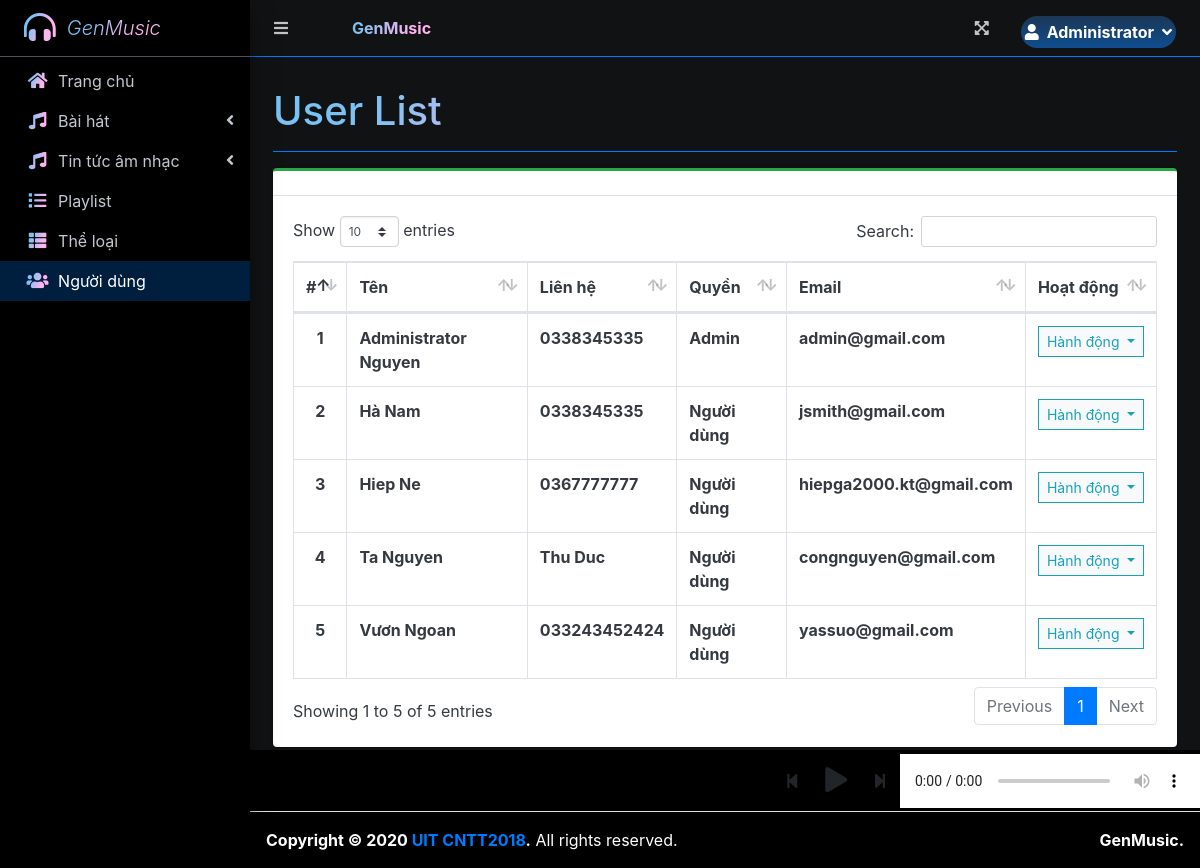
The page /index.php?page=user_list (signed in) on the database as committed earlier.
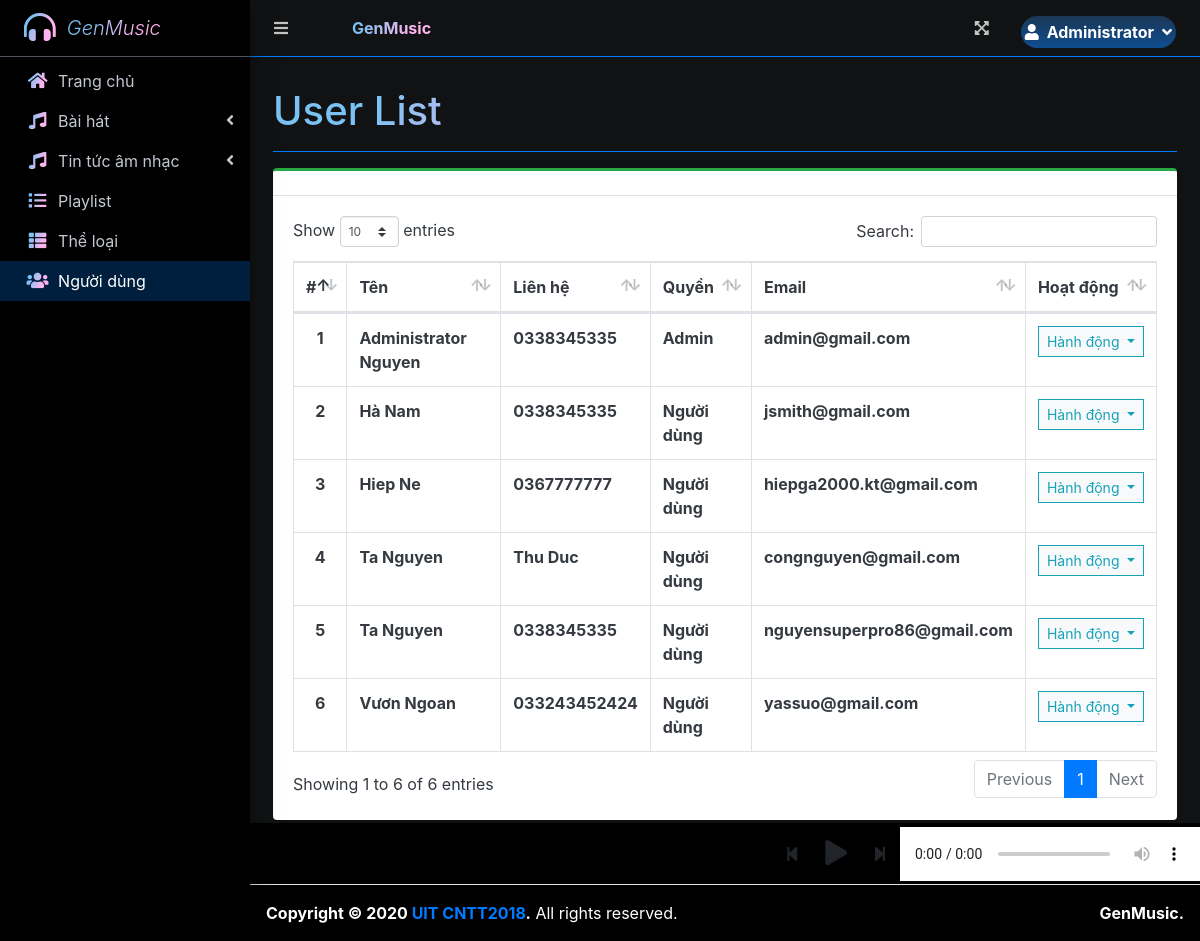
The same page on the database as committed later.
### tables this page shows
CREATE TABLE `users` (
  `id` int(30) NOT NULL,
  `firstname` varchar(200) NOT NULL,
  `lastname` varchar(200) NOT NULL,
  `gender` varchar(50) NOT NULL,
  `contact` varchar(50) NOT NULL,
  `address` text NOT NULL,
  `email` varchar(200) NOT NULL,
  `password` text NOT NULL,
  `type` int(1) NOT NULL DEFAULT 2,
  `profile_pic` text NOT NULL,
  `date_created` datetime NOT NULL DEFAULT current_timestamp(),
  `reset_token` text DEFAULT NULL
);

### user_list.php (the view, shortened to what this page needs)
<?php include'db_connect.php' ?>
<div class="col-lg-12">
	<div class="card card-outline card-success">
		<div class="card-header">
		</div>
		<div class="card-body">
			<table class="table tabe-hover table-bordered" id="list">
				<thead>
					<tr>
						<th class="text-center">#</th>
						<th>Tên</th>
						<th>Liên hệ</th>
						<th>Quyền</th>
						<th>Email</th>
						<th>Hoạt động</th>
					</tr>
				</thead>
				<tbody>
					<?php
					$i = 1;
					$type = array('',"Admin","Người dùng");
					$qry = $conn->query("SELECT *,concat(firstname,' ',lastname) as name FROM users order by concat(firstname,' ',lastname) asc");
					while($row= $qry->fetch_assoc()):
					?>
					<tr>
						<th class="text-center"><?php echo $i++ ?></th>
						<td><b><?php echo ucwords($row['name']) ?></b></td>
						<td><b><?php echo $row['contact'] ?></b></td>
						<td><b><?php echo $type[$row['type']] ?></b></td>
						<td><b><?php echo $row['email'] ?></b></td>
						<td class="text-center">
							<button type="button" class="btn btn-default btn-sm btn-flat border-info wave-effect text-info dropdown-toggle" data-toggle="dropdown" aria-expanded="true">
		                      Hành động
		                    </button>
						</td>
					</tr>
				<?php endwhile; ?>
				</tbody>
			</table>
		</div>
	</div>
</div>

### index.php (shortened to what this page needs)
<!DOCTYPE html>
<html lang="en">
<?php
	include 'header.php'
?>
<body class="hold-transition sidebar-mini layout-fixed layout-navbar-fixed layout-footer-fixed">
<div class="wrapper">
  <?php include 'topbar.php' ?>
  <?php include 'sidebar.php' ?>
  <div class="content-wrapper  bg-dark">
    <div class="content-header">
    </div>
    <section class="content">
      <?php $page = isset($_GET['page']) ? $_GET['page']:'home' ?>
      <div class="container-fluid text-dark viewer-panel" style="margin-bottom: 4rem">
         <div class="container-fluid">
        <div class="row mb-2">
          <div class="col-sm-6">
            <?php
            $title = isset($_GET['page']) ? ucwords(str_replace("_", ' ', $_GET['page'])) : "Home";
             ?>
            <h1 class="m-0 text-gradient-primary"><?php echo $title ?></h1>
          </div>
        </div>
            <hr class="border-primary">
      </div>
         <?php
            if(!file_exists($page.".php")){
                include '404.html';
            }else{
            include $page.'.php';
            }
          ?>
      </div>
      <div id="audio-player" class="d-flex w-100 justify-content-end align-items-center bg-dark py-1 position-absoulute">
            <button class="btn prev-player audio-control-btn" onclick="_prev($(this))" data-type="play"><i class="fa fa-step-backward"></i></button>
            <button class="btn p-player audio-control-btn" onclick="_player($(this))" data-queue="0" data-type="play" style="font-size: 25px"><i class="fa fa-play"></i></button>
            <button class="btn next-player audio-control-btn" onclick="_next(-1,1)" data-type="play"><i class="fa fa-step-forward"></i></button>
            <audio controls class="bg-black" ended="nextAudioNode.play();" id="mplayer">
            </audio>
        </div>
    </section>
</div>
  <footer class="main-footer bg-black">
    <strong>Copyright &copy; 2020 <a href="#">UIT CNTT2018</a>.</strong>
    All rights reserved.
    <div class="float-right d-none d-sm-inline-block">
      <b>GenMusic.</b>
    </div>
  </footer>
</div>
</body>
</html>

### header.php (shortened to what this page needs)
<head>
  <link rel="stylesheet" href="assets/plugins/fontawesome-free/css/all.min.css">
  <link rel="stylesheet" href="assets/plugins/overlayScrollbars/css/OverlayScrollbars.min.css">
  <link rel="stylesheet" href="assets/plugins/datatables-bs4/css/dataTables.bootstrap4.min.css">
  <link rel="stylesheet" href="assets/plugins/datatables-responsive/css/responsive.bootstrap4.min.css">
  <link rel="stylesheet" href="assets/plugins/datatables-buttons/css/buttons.bootstrap4.min.css">
  <link rel="stylesheet" href="assets/plugins/select2/css/select2.min.css">
  <link rel="stylesheet" href="assets/plugins/select2-bootstrap4-theme/select2-bootstrap4.min.css">
  <link rel="stylesheet" href="assets/plugins/sweetalert2-theme-bootstrap-4/bootstrap-4.min.css">
  <link rel="stylesheet" href="assets/plugins/toastr/toastr.min.css">
  <link rel="stylesheet" href="assets/plugins/dropzone/min/dropzone.min.css">
  <link rel="stylesheet" href="assets/dist/css/jquery.datetimepicker.min.css">
  <link rel="stylesheet" href="assets/plugins/icheck-bootstrap/icheck-bootstrap.min.css">
  <link rel="stylesheet" href="assets/plugins/ekko-lightbox/ekko-lightbox.css">
  <link rel="stylesheet" href="assets/plugins/bootstrap4-toggle/css/bootstrap4-toggle.min.css">
  <link rel="stylesheet" href="assets/dist/css/images-grid.css">
  <link rel="stylesheet" href="assets/dist/css/adminlte.min.css">
  <link rel="stylesheet" href="assets/dist/css/styles.css">
  <link rel="stylesheet" href="assets/plugins/summernote/summernote-bs4.min.css">
</head>

### topbar.php (shortened to what this page needs)
<nav class="main-header navbar navbar-expand navbar-primary navbar-dark bg-dark border-primary">
  <ul class="navbar-nav">
    <?php if(isset($_SESSION['login_id'])): ?>
    <li class="nav-item">
      <a class="nav-link" data-widget="pushmenu" href="" role="button"><i class="fas fa-bars"></i></a>
    </li>
  <?php endif; ?>
    <li  class="nav-link">
    </li>
    <li>
      <a class="nav-link text-gradient-primary"  href="./" role="button"> <large><b>GenMusic</b></large></a>
    </li>
  </ul>
  <ul class="navbar-nav ml-auto">
    <li class="nav-item">
      <a class="nav-link" data-widget="fullscreen" href="#" role="button">
        <i class="fas fa-expand-arrows-alt"></i>
      </a>
    </li>
    <li class="nav-item dropdown">
          <a class="nav-link"  data-toggle="dropdown" aria-expanded="true" href="javascript:void(0)">
            <span>
              <div class="d-flex badge-pill align-items-center bg-gradient-primary p-1" style="background: #337cca47 linear-gradient(180deg,#268fff17,#007bff66) repeat-x!important;bprder:50px">
                <?php if(isset($_SESSION['login_profile_pic']) && !empty($_SESSION['login_profile_pic'])): ?>
                  <div class="rounded-circle mr-1" style="width: 25px;height: 25px;top:-5px;left: -40px">
                    <img src="assets/uploads/<?php echo $_SESSION['login_profile_pic'] ?>" class="image-fluid image-thumbnail rounded-circle" alt="" style="max-width: calc(100%);height: calc(100%);">
                  </div>
                <?php else: ?>
                <span class="fa fa-user mr-2" ></span>
                <?php endif; ?>
                <span ><b><?php echo ucwords($_SESSION['login_firstname']) ?></b></span>
                <span class="fa fa-angle-down ml-2"></span>
              </div>
            </span>
          </a>
        </li>
  </ul>
</nav>

### sidebar.php (shortened to what this page needs)
<aside class="main-sidebar sidebar-dark-navy bg-black elevation-4">
  <div class="dropdown">
 	<a href="javascript:void(0)" class="brand-link bg-black" data-toggle="dropdown" aria-expanded="true">
      <span class="brand-image img-circle elevation-3 d-flex justify-content-center align-items-center text-white font-weight-500" style="width: 38px;height:50px;font-size: 2rem"><b><i class="fa fa-headphones-alt text-gradient-primary"></i></b></span>
      <span class="brand-text font-weight-light  text-gradient-primary"><i>GenMusic</i></span>
    </a>
  </div>
  <div class="sidebar">
    <nav class="mt-2">
      <ul class="nav nav-pills nav-sidebar flex-column nav-flat" data-widget="treeview" role="menu" data-accordion="false">
        <li class="nav-item dropdown">
          <a href="./index.php?page=home" class="nav-link nav-home">
            <i class="nav-icon fas fa-home text-gradient-primary"></i>
            <p>
              Trang chủ
            </p>
          </a>
        </li>
        <li class="nav-item">
          <a href="#" class="nav-link nav-is-tree nav-edit_music nav-view_music">
            <i class="nav-icon fa fa-music text-gradient-primary"></i>
            <p>
              Bài hát
              <i class="right fas fa-angle-left"></i>
            </p>
          </a>
        </li>
        <li class="nav-item">
          <a href="#" class="nav-link nav-is-tree nav-edit_music nav-view_music">
            <i class="nav-icon fa fa-music text-gradient-primary"></i>
            <p>
              Tin tức âm nhạc
              <i class="right fas fa-angle-left"></i>
            </p>
          </a>
        </li>
        <li class="nav-item">
              <a href="./index.php?page=playlist" class="nav-link nav-playlist tree-item">
                <i class="fas fa-list nav-icon  text-gradient-primary"></i>
                <p>Playlist</p>
              </a>
        </li>
        <li class="nav-item">
              <a href="./index.php?page=genre_list" class="nav-link nav-genre_list tree-item">
                <i class="fas fa-th-list nav-icon  text-gradient-primary"></i>
                <p>Thể loại</p>
              </a>
        </li>
        <?php if($_SESSION['login_type'] == 1): ?>
        <li class="nav-item">
              <a href="./index.php?page=user_list" class="nav-link nav-user_list tree-item">
                <i class="fas fa-users nav-icon  text-gradient-primary"></i>
                <p>Người dùng</p>
              </a>
        </li>
        <?php endif; ?>
      </ul>
    </nav>
  </div>
</aside>

Rows that differ between the two databases and show on the page:
added users: name "Ta Nguyen", contact "0338345335", type "Người dùng", email "nguyensuperpro86@gmail.com"
Other text that changed with them:
text written by a page script: "Show entries Search: Showing 1 to 5 of 5 entries Previous 1 Next" → "Show entries Search: Showing 1 to 6 of 6 entries Previous 1 Next"
